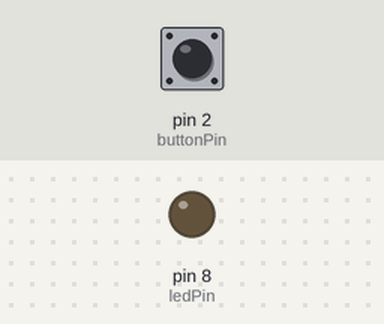
This program was run on a simulated Arduino Uno, built with avr-gcc and run on an emulated ATmega328P. On the bench: output pins drawn as LEDs (lit = HIGH). The test bench sets the inputs (shaded band); at power-on: pin 2 (buttonPin) LOW.

Above: at 1.2 s.
1.3 s: pin 2 (buttonPin) pulled HIGH for 0.15 s
At 1.37 s:
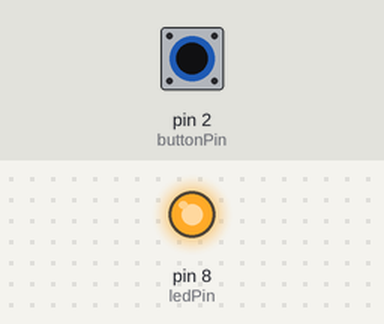
2.9 s: pin 2 (buttonPin) pulled HIGH for 3.2 s
At 7.1 s:
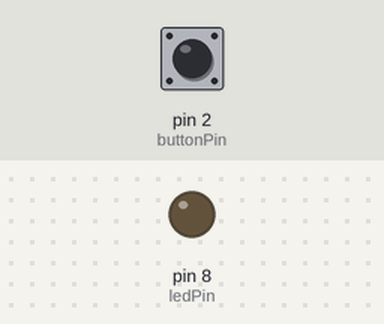
Timing chart, 0 to 8.6 s (numbered marks = the images above; inputs shaded):
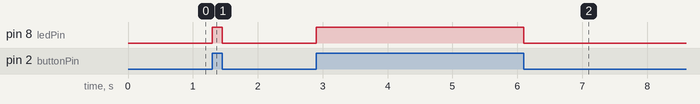

The program:

main.cpp
```cpp
#include <Arduino.h>

const int ledPin = 8; // pin that the LED is connected to
const int buttonPin = 2; // pin that the button is connected to

int buttonState = 0; // current state of button

void setup() {
  // I/O
  pinMode(ledPin, OUTPUT); // set LED as output (O)
  pinMode(buttonPin, INPUT); // set button as input (I)
}

void loop() {
  // read current state
  buttonState = digitalRead(buttonPin);

  // if the button is pressed (e.g. HIGH, 1)
  if (buttonState == HIGH) {
    // turn LED on
    digitalWrite(ledPin, HIGH);
  } else {
    // turn LED off
    digitalWrite(ledPin, LOW);
  }
}
```

Measured:
- after the input at 1.3 s, pin 8 (ledPin): LOW → HIGH at once, → LOW 0.15 s later
- after the input at 2.9 s, pin 8 (ledPin): LOW → HIGH at once, → LOW 3.2 s later
